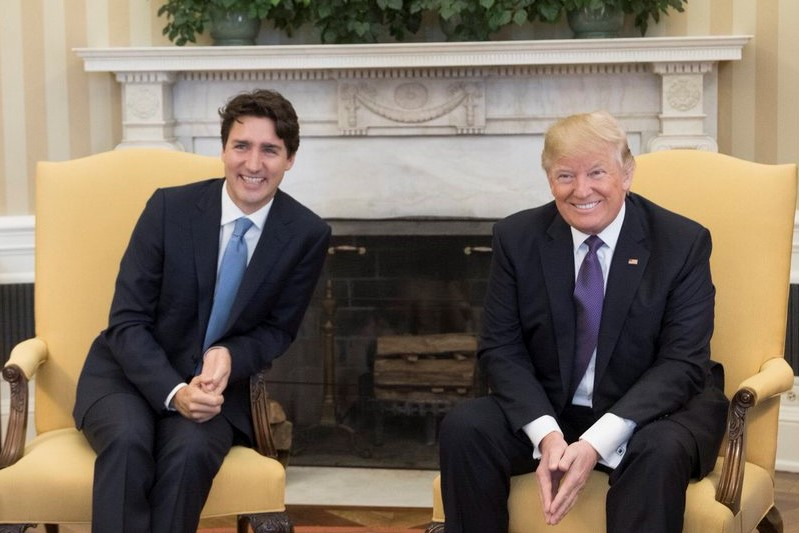
#> input picture Notebooks/Notebook-1/image.jpg, 799 x 533 px, found by its file name
$ jupyter execute 'Image Processing -1.ipynb'
#> lines starting #> are read from the running program, lines starting #| are printed output that depends on the picture
# **Image Processing in OpenCV**

**Ravjot Singh**

E-mail: ravjot313@gmail.com

M: +91-9654446404

LinkedIn: https://www.linkedin.com/in/ravjot-singh-1a0777149/

Github: https://github.com/Ravjot03

#1. Geometric Transformations

[cell 1]
import cv2
from matplotlib import pyplot as plt
import numpy as np

#Read an image using OpenCV library

[cell 2]
img = cv2.imread('image.jpg')
#> img is the input picture: shape (533, 799, 3); mean B, G, R 95.3, 109.4, 122
plt.imshow(img)

[cell 3]
type(img)

[cell 4]
print(img.shape)
#| (533, 799, 3)

#Resizing (Scaling) the image

[cell 5]
resize = cv2.resize(img,(300,200))
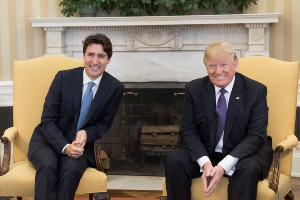
#> resize: shape (200, 300, 3); mean B, G, R 95.2, 109.3, 121.9
plt.imshow(resize)
plt.title('Resized Image')
print(resize.shape)
#| (200, 300, 3)

#Rotation of image

[cell 6]
rows,cols, ch = img.shape
#> rows = 533; cols = 799; ch = 3

M = cv2.getRotationMatrix2D((cols/2,rows/2),90,1)
dst = cv2.warpAffine(img,M,(cols,rows))
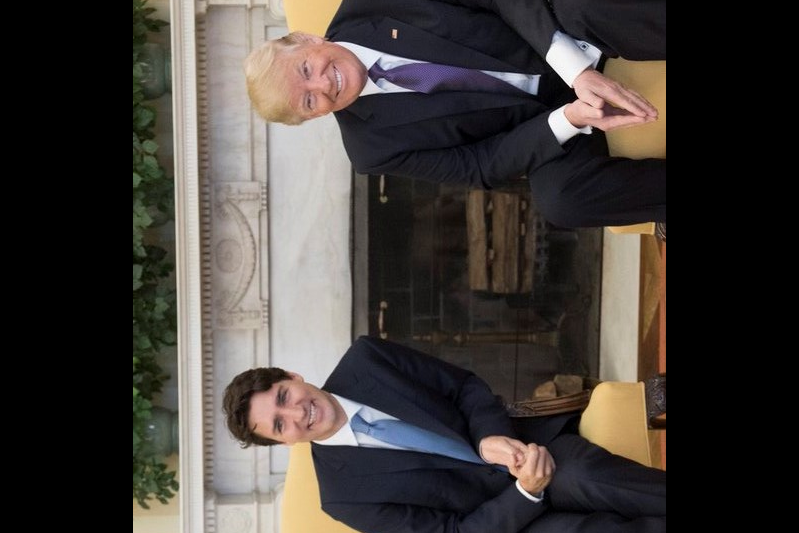
#> dst: shape (533, 799, 3); mean B, G, R 57.2, 60.7, 66.1
plt.imshow(dst)

#Affine Transformation
In affine transformation, all parallel lines in the original image will still be parallel in the output image.

[cell 7]
rows,cols,ch = img.shape

pts1 = np.float32([[50,50],[200,50],[50,200]])
pts2 = np.float32([[10,100],[200,50],[100,250]])

M = cv2.getAffineTransform(pts1,pts2)

dst = cv2.warpAffine(img,M,(cols,rows))
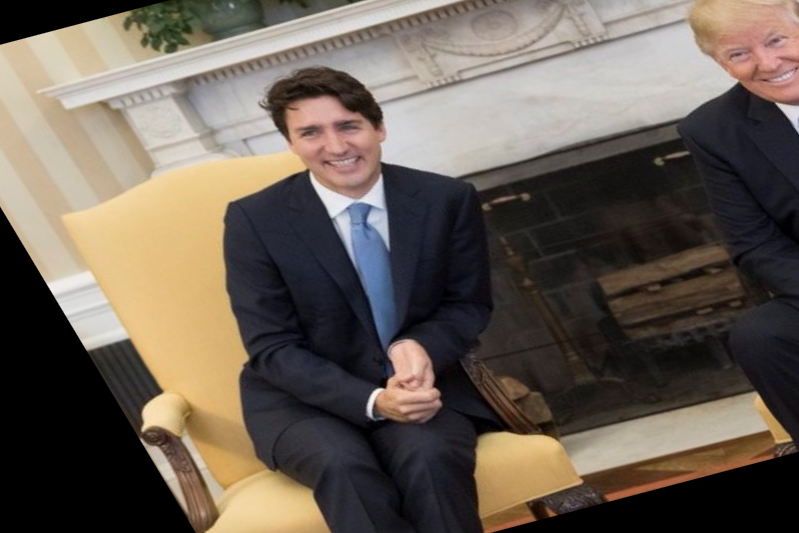
#> dst: shape (533, 799, 3); mean B, G, R 85, 95.1, 105.3

plt.subplot(121),plt.imshow(img),plt.title('Input')
plt.subplot(122),plt.imshow(dst),plt.title('Output')
plt.show()
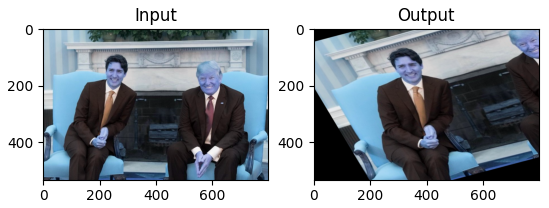
#> figure drawn by matplotlib, 2 panels; B, G, R data is drawn as R, G, B

#Perspective Transformation
 Straight lines will remain straight even after the transformation.

[cell 8]
rows,cols,ch = img.shape

pts1 = np.float32([[56,65],[368,52],[28,387],[389,390]])
pts2 = np.float32([[0,0],[300,0],[0,300],[300,300]])

M = cv2.getPerspectiveTransform(pts1,pts2)

dst = cv2.warpPerspective(img,M,(300,300))
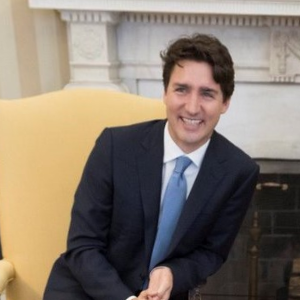
#> dst: shape (300, 300, 3); mean B, G, R 108.6, 120.9, 132.9

plt.subplot(121),plt.imshow(img),plt.title('Input')
plt.subplot(122),plt.imshow(dst),plt.title('Output')
plt.show()
#> figure, not shown here; B, G, R data is drawn as R, G, B
